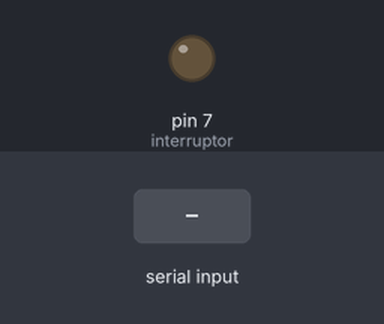
A sketch run on a simulated Arduino Uno, built with avr-gcc and run on an emulated ATmega328P. Shown: output pins drawn as LEDs (lit = HIGH). Inputs (shaded band) come from the test bench.

Above: at 1.2 s.
1.3 s: "1" received over Serial
At 1.9 s:
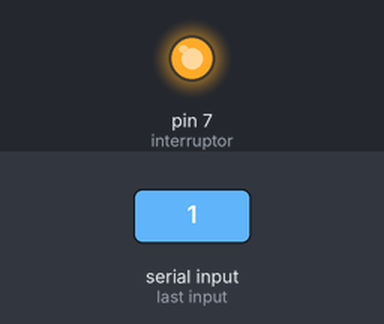
2.8 s: "2" received over Serial
At 3.1 s:
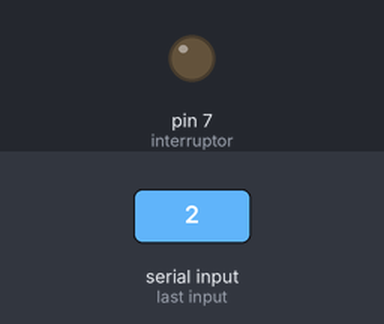
Timing chart, 0 to 5.8 s (numbered marks = the images above; inputs shaded):
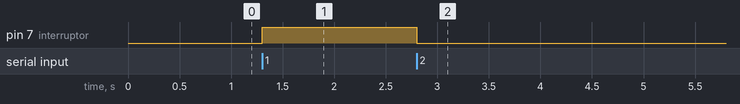

The sketch:

Modulo_rele_Serial.ino
```cpp
const int interruptor = 7;
String mensaje;
int boton;
void setup() {
  Serial.begin(9600);
  pinMode(interruptor, OUTPUT);

}

void loop() {


  boton = Serial.read();
  if (boton == '1') {
    digitalWrite(interruptor, HIGH);
  }
  if (boton == '2') {
    digitalWrite(interruptor, LOW);
  }


}
```

Measured:
- after the input at 1.3 s, pin 7 (interruptor): LOW → HIGH at once
- after the input at 2.8 s, pin 7 (interruptor): HIGH → LOW at once
